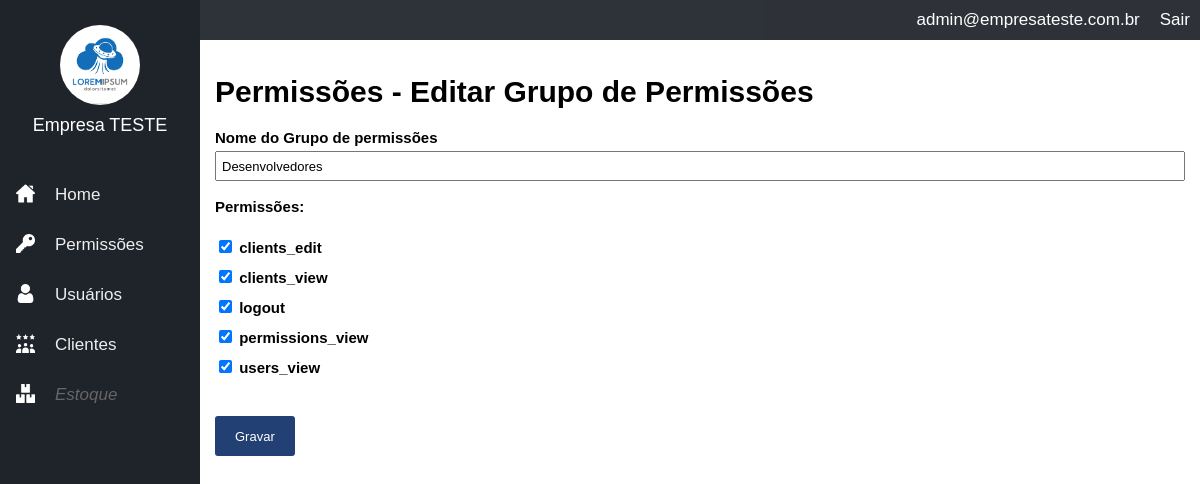
/permissions/edit_group/1 (signed in), run on an earlier commit of the app's database.
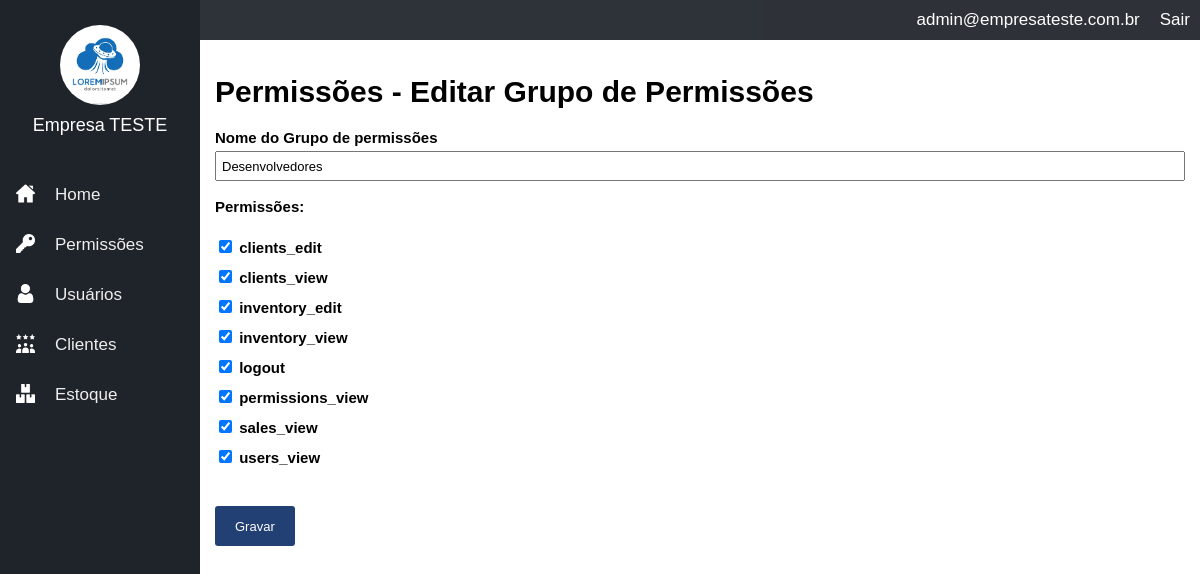
And on a later commit of the database.
### tables this page shows
CREATE TABLE IF NOT EXISTS `permission_params` (
  `id` int(11) NOT NULL AUTO_INCREMENT,
  `id_company` int(11) NOT NULL,
  `name` varchar(50) NOT NULL,
  PRIMARY KEY (`id`)
);

### core/controller.php (called while the page is built, shortened)
<?php
class controller {
    public function loadTemplate($viewName, $viewData = array()){
        include 'views/template.php';
    }
    public function loadViewInTemplate($viewName, $viewData = array()){
        extract($viewData);
        include 'views/'.$viewName.'.php';
    }
}

### core/core.php (called while the page is built, shortened)
<?php
class Core {
    public function run(){
        $url= explode("index.php",$_SERVER['PHP_SELF']);
        $url= end($url);
        $params=array();
        if(!empty($url)){
            $url=explode('/',$url);
            array_shift($url);
            array_shift($url);
            if(isset($url[0])){
                $currentAction=$url[0];
                array_shift($url);
            }else{
                $currentAction='index';
            }
            if(count($url) > 0){
                $params = $url;
            }
        }else{
            $currentController='homeController';
            $currentAction='index';
        }
        require_once 'core/controller.php';
        $c= new $currentController();
        call_user_func_array(array($c,$currentAction),$params);
    }
   }

### index.php (called while the page is built, shortened)
<?php
require'config.php';
$core= new Core();
$core->run();
?>

### core/model.php (called while the page is built, shortened)
<?php
class model {
    public function __construct(){
        global $config;
        $this->db=new PDO("mysql:dbname=".$config['dbname'].';host='.$config['host'],$config['dbuser'],$config['dbpass']);
    }
}

### config.php (called while the page is built, shortened)
<?php
$config= array();
if (ENVIRONMENT=="development"){
    $config['dbname']='contaazul';
    $config['host']='localhost';
    $config['dbuser']='root';
    $config['dbpass']='';
} else{
}

### models/Permissions.php (called while the page is built, shortened)
<?php
class Permissions extends model {
    public function getList($id_company) {
        $data = array();
        $sql = $this->db->prepare("SELECT * FROM permission_params WHERE id_company =:id_company ORDER BY name");
        $sql->bindValue(":id_company", $id_company);
        $sql->execute();
        if($sql->rowCount() > 0) {
            $data = $sql->fetchAll();
        }
        return $data;
    }
    public function getGroup($id, $id_company) {
        $data = array();
        $sql = $this->db->prepare("SELECT * FROM permission_groups WHERE id = :id AND id_company =:id_company");
        $sql->bindValue(":id", $id);
        $sql->bindValue(":id_company", $id_company);
        $sql->execute();
        if($sql->rowCount() > 0) {
            $data = $sql->fetch();
            $data['params'] = explode(',', $data['params']);
        }
        return $data;
    }
}

### models/Users.php (called while the page is built, shortened)
<?php
class Users extends model {
    private $userInfo;
    public function setLoggedUser() {
        if(isset($_SESSION['ccUser']) && !empty($_SESSION['ccUser'])) {
            $id = $_SESSION['ccUser'];
            $sql = $this->db->prepare("SELECT * FROM users WHERE id = :id");
            $sql->bindValue(':id', $id);
            $sql->execute();
            if($sql->rowCount() > 0) {
                $this->userInfo = $sql->fetch();
            }
        }
    }
    public function getCompany() {
        if(isset($this->userInfo['id_company'])) {
            return $this->userInfo['id_company'];
        } else {
            return 0;
        }
    }
}

### views/permissions_editgroup.php (the view)
<h1>Permissões - Editar Grupo de Permissões</h1>
<form method="POST">
    <label for="name">Nome do Grupo de permissões</label><br/>
    <input type="text" name="name" value="<?php echo $group_info['name']; ?>" /><br/><br/>
    <label>Permissões:</label><br/><br/>
    <?php foreach($permissions_list as $p): ?>
        <div class="p_item">
            <input type="checkbox" name="permissions[]" value="<?php echo $p['id']; ?>" id="p_<?php echo $p['id']; ?>" <?php echo (in_array($p['id'],$group_info['params'])) ?'checked="checked"':''; ?> />
            <label for="p_<?php echo $p['id']; ?>"><?php echo $p['name']; ?></label><br/>
        </div>
    <?php endforeach; ?>
    <br/><br/>
    <input type="submit" value="Gravar" />
</form>

### views/template.php (shortened to what the changed rows need)
<html>
    <head>
        <link href="<?php echo BASE_URL; ?>/assets/css/template.css" rel="stylesheet"/>
    </head>
    <body>
        <div class="leftmenu">
            <div class="logo_company">
                <img src="<?php echo BASE_URL; ?>/assets/images/logo.png">
            </div>
            <div class="company_name">
                <?php echo $viewData['company_name']; ?>
            </div>
            <div class="menuarea">
                <ul>
                    <li><a href="<?php echo BASE_URL; ?>">Home</a></li>
                    <li><a href="<?php echo BASE_URL; ?>/permissions" data-menu="<?php echo $viewData['menu']['permissions_view']; ?>">Permissões</a></li>
                    <li ><a href="<?php echo BASE_URL; ?>/users" data-menu="<?php echo $viewData['menu']['users_view']; ?>">Usuários</a></li>
                    <li ><a href="<?php echo BASE_URL; ?>/clients" data-menu="<?php echo $viewData['menu']['clients_view']; ?>">Clientes</a></li>
                    <li ><a href="<?php echo BASE_URL; ?>/inventory" data-menu="<?php echo $viewData['menu']['inventory_view']; ?>">Estoque</a></li>
                </ul>
            </div>
        </div>
        <div class="container">
            <div class="top">
                <div class="top_right"><a href="<?php echo BASE_URL.'/login/logout'; ?>">Sair</a></div>
                <div class="top_right"><?php echo $viewData['user_email']; ?></div>
            </div>
            <div class="area">
                <?php $this->loadViewInTemplate($viewName, $viewData); ?>
            </div>
        </div>
    </body>
</html>

What changed in the data, as far as the page shows it:
added permission_params: id "☑", name "inventory_edit"
added permission_params: id "☑", name "inventory_view"
added permission_params: id "☑", name "sales_view"
